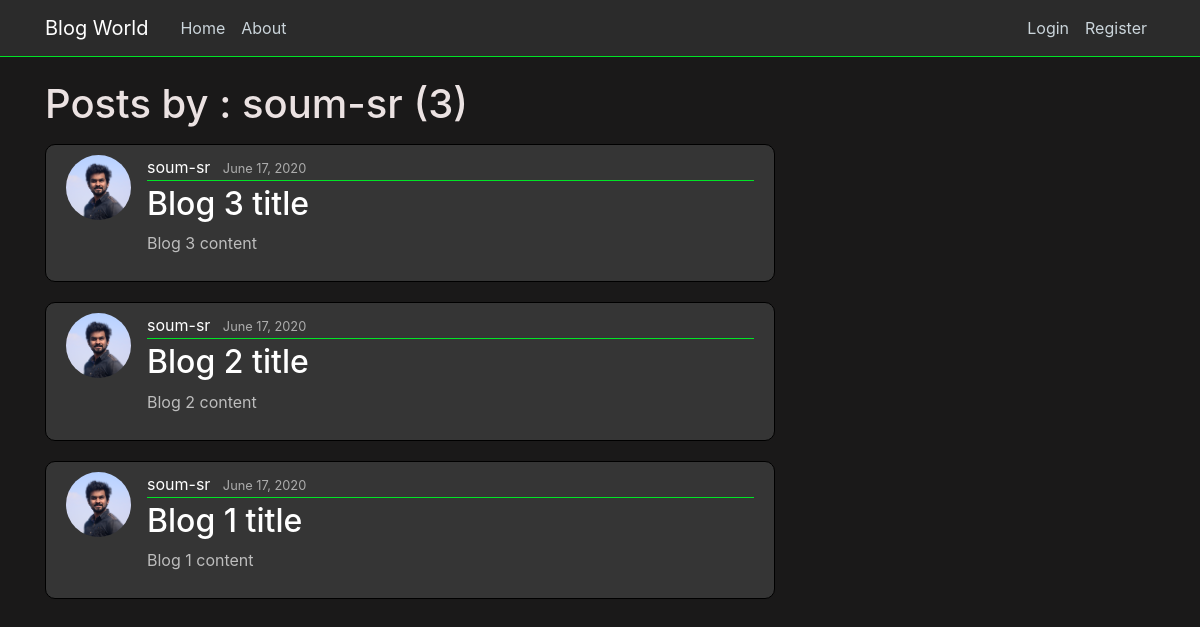
Page /user/soum-sr on the committed database.
### blog/models.py (models this page shows, shortened)
class Post(models.Model):
    title = models.CharField(max_length = 100)
    content = models.TextField()
    date_posted = models.DateTimeField(default=timezone.now)
    author = models.ForeignKey(User, on_delete=models.CASCADE)

### users/models.py (models this page shows, shortened)
class Profile(models.Model):
    user = models.OneToOneField(User, on_delete=models.CASCADE) # having one-to-one relation with User model
    image = models.ImageField(default='potato.jpg', upload_to='profile_pics')

### blog/views.py (the view)
# urls.py: path('user/<str:username>', UserPostListView.as_view(), name='user-posts'), # Format-> route, function(like flask)
class UserPostListView(ListView):
    model = Post # The model we are working on
    template_name = 'blog/user_posts.html' # <app>/<model>_<viewtype>.html {default one}
    context_object_name = 'posts' # Value p assed to the template
    paginate_by = 3
    def get_queryset(self):
        user = get_object_or_404(User, username=self.kwargs.get('username'))
        return Post.objects.filter(author=user).order_by('-date_posted')

### blog/templates/blog/user_posts.html (shortened to what this page needs)
{% extends "blog/base.html" %}
{% block content%}
<h1 class="mb-3">Posts by : {{ view.kwargs.username }} ({{ page_obj.paginator.count }})</h1>
    {% for post in posts %}
    <article class="media content-section">
        <img class="rounded-circle article-img" src="{{ post.author.profile.image.url }}" alt="">
        <div class="media-body">
            <div class="article-metadata">
                <a class="mr-2" href="{% url 'user-posts' post.author.username %}">{{ post.author }}</a>
                <small class="text-muted">{{ post.date_posted|date:"F d, Y" }}</small>
            </div>
            <h2><a class="article-title" href="{% url 'post-detail' post.id%}">{{ post.title }}</a></h2>
            <p class="article-content">{{ post.content }}</p>
        </div>
    </article>
    {% endfor %}
{% endblock content%}

### blog/static/blog/main.css (style rules this page uses)
body { background: #1a1919; color: #ebe2e2; margin-top: 5rem; }
.content-section { background: #353535; padding: 10px 20px; border: 1px solid #000000; border-radius: 10px; margin-bottom: 20px; }
.content-section p { color:#bdbdbd !important; }
.article-title { color: #ffffff; }
.article-content { white-space: pre-line; }
.article-img { height: 65px; width: 65px; margin-right: 16px; }
.article-metadata { padding-bottom: 1px; margin-bottom: 4px; border-bottom: 1px solid #00e426 }
.article-metadata a { color: #ffffff; text-decoration: none; }
.article-metadata small { color: #acacac !important; }

### rows in the picture
Post: author.profile.image (picture), author "soum-sr", date_posted "June 17, 2020", title "Blog 3 title", content "Blog 3 content"
Post: author.profile.image (picture), author "soum-sr", date_posted "June 17, 2020", title "Blog 2 title", content "Blog 2 content"
Post: author.profile.image (picture), author "soum-sr", date_posted "June 17, 2020", title "Blog 1 title", content "Blog 1 content"

### other values in the picture
{{ view.kwargs.username }} "soum-sr"
{{ page_obj.paginator.count }} "3"
